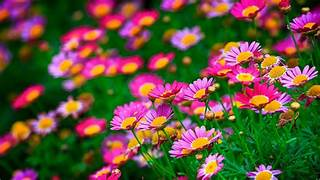
#> input picture flower.jpg, 320 x 180 px
$ python 'two images.py'
#> lines starting #> are read from the running program, lines starting #| are printed output that depends on the picture
import cv2
import numpy as np

# Paths to the input images
path2 = "bts.jpg"
path1 = "flower.jpg"

# Read the input images
image1 = cv2.imread(path1)
#> image1 is the input picture: shape (180, 320, 3); mean B, G, R 59.6, 80.6, 99.1
image2 = cv2.imread(path2)
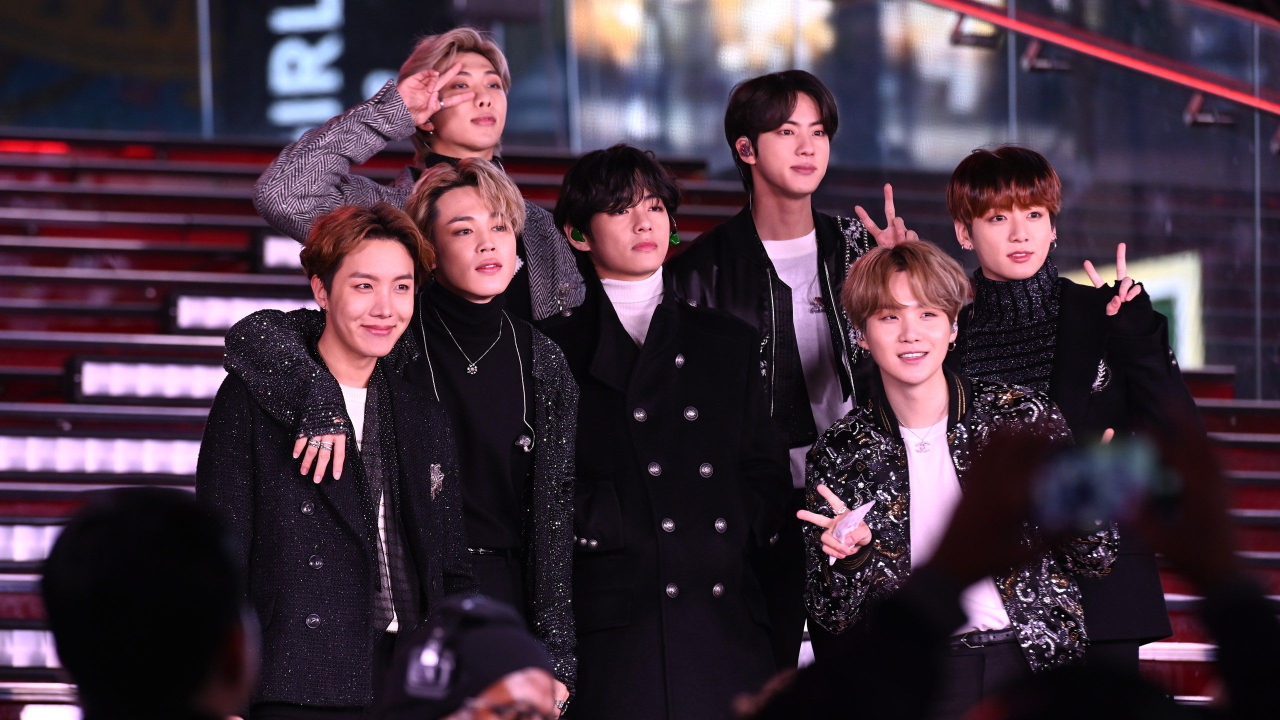
#> input picture bts.jpg, 2560 x 1440 px (shown at 1/2 size)
#> image2 is the input picture: shape (1440, 2560, 3); mean B, G, R 62.8, 49.6, 67.9

# Check if images have been successfully loaded
if image1 is None or image2 is None:
    print(f"Error: Unable to load one or more images.")
    exit()

# Resize images to the same height (assuming they have different heights)
height = max(image1.shape[1], image2.shape[1])
#> height = 2560
image1 = cv2.resize(image1, (int(image1.shape[1] * height / image1.shape[0]), height))
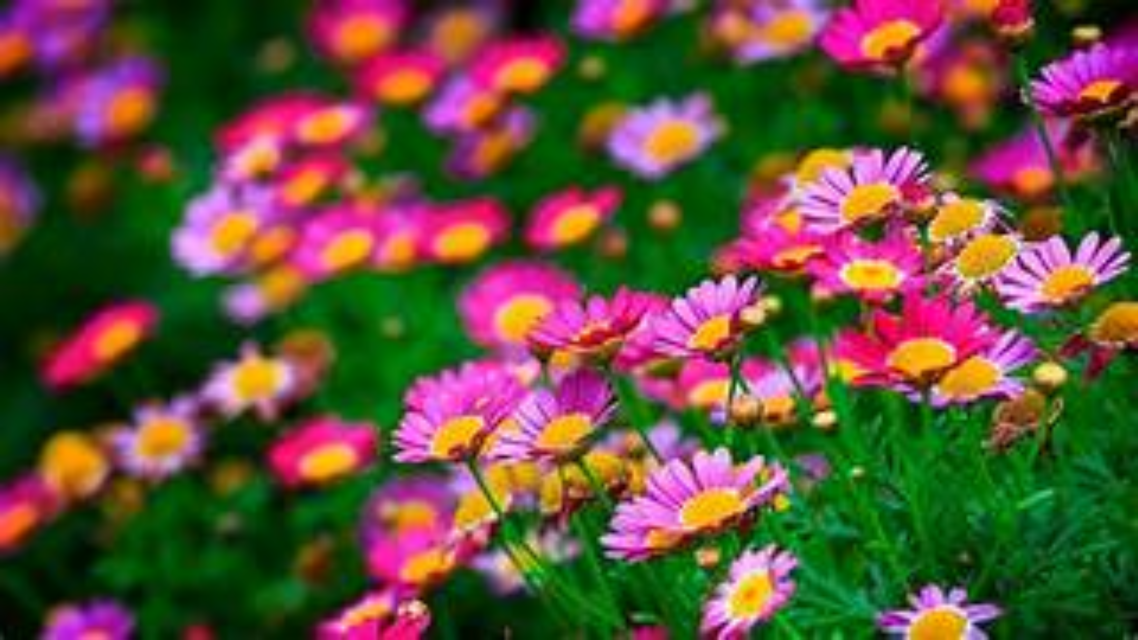
#> image1: shape (2560, 4551, 3) (shown at 1/4 size); mean B, G, R 59.5, 80.4, 98.9
image2 = cv2.resize(image2, (int(image2.shape[1] * height / image2.shape[0]), height))
#> image2: shape (2560, 4551, 3)

# Concatenate images side-by-side
new_img_color = np.hstack((image1, image2))
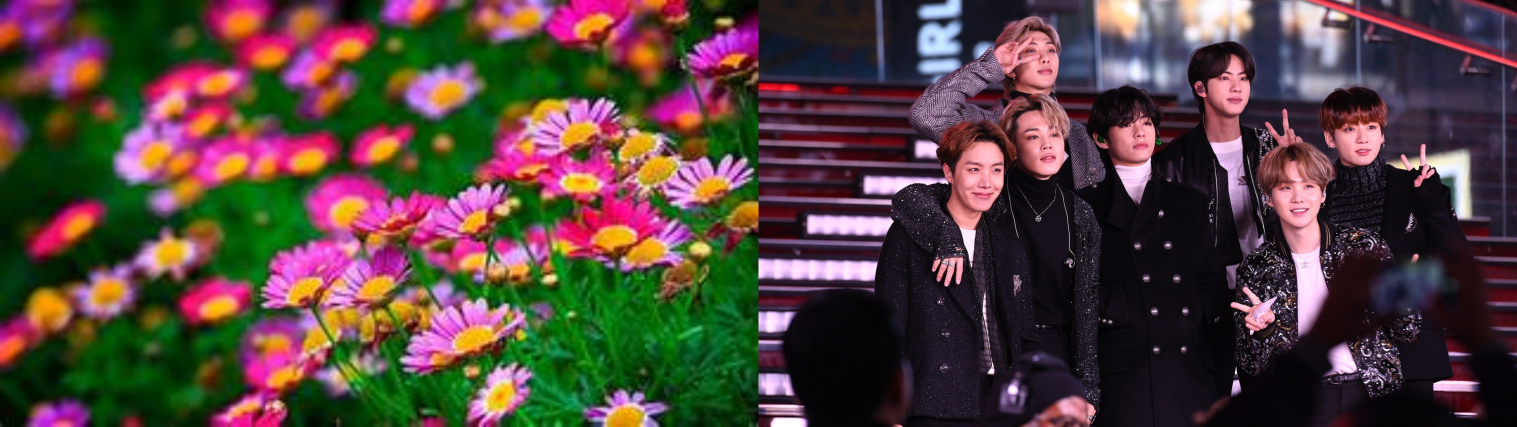
#> new_img_color: shape (2560, 9102, 3) (shown at 1/6 size); mean B, G, R 61.1, 65, 83.4

# Convert concatenated image to grayscale
new_img_gray = cv2.cvtColor(new_img_color, cv2.COLOR_BGR2GRAY)
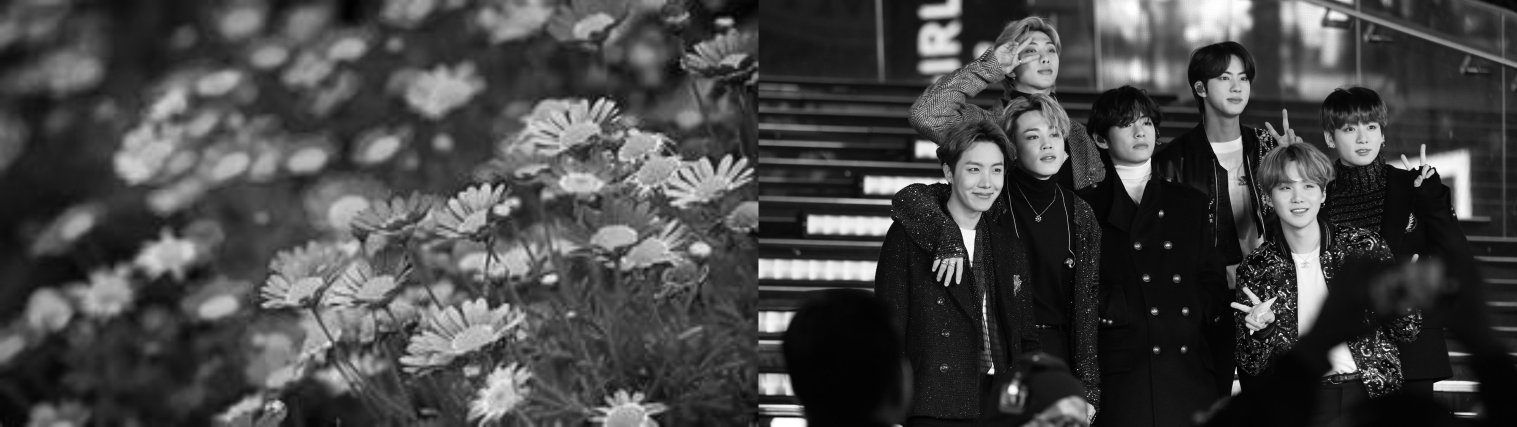
#> new_img_gray: shape (2560, 9102) (shown at 1/6 size); min 0, max 255, mean 70

# Stack colored pair images on top and gray pair images on the bottom
final_image = np.hstack((new_img_color, cv2.cvtColor(new_img_gray, cv2.COLOR_GRAY2BGR)))

# Save the final image
cv2.imwrite('A1_solution.jpg', final_image)

# Display the final image
cv2.imshow("Final Image",final_image )
cv2.waitKey(0)
cv2.destroyAllWindows()
